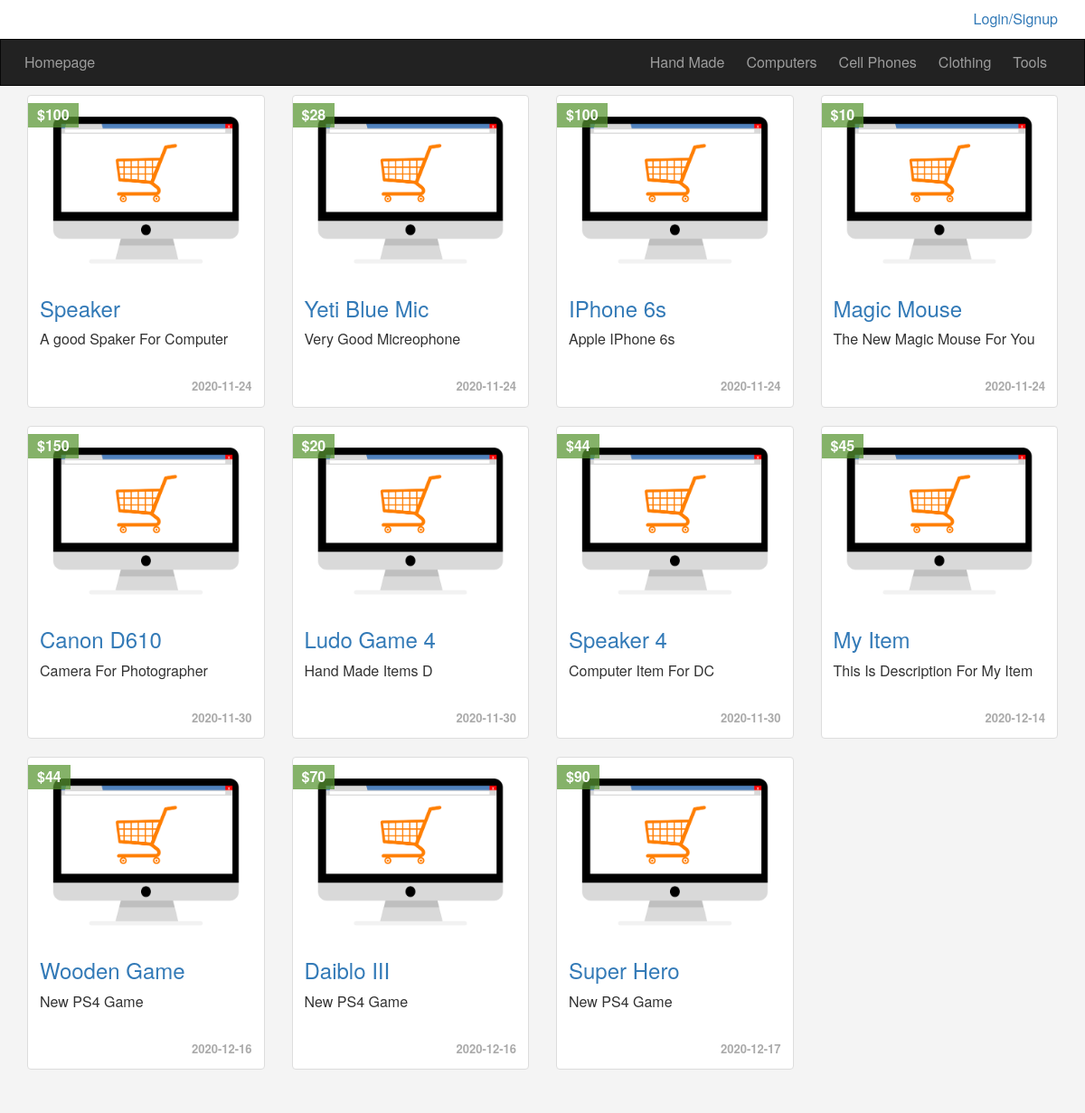
The page / on the database its author committed.
### tables this page shows
CREATE TABLE `categories` (
  `ID` int(6) NOT NULL,
  `Name` varchar(255) NOT NULL,
  `Description` text NOT NULL,
  `parent` int(11) NOT NULL,
  `Ordering` int(11) DEFAULT NULL,
  `Visibilty` tinyint(4) NOT NULL DEFAULT 0,
  `Allow_Comment` tinyint(4) NOT NULL DEFAULT 0,
  `Allow_Ads` tinyint(4) NOT NULL DEFAULT 0
);

CREATE TABLE `items` (
  `Item_ID` int(11) NOT NULL,
  `Name` varchar(255) NOT NULL,
  `Description` text NOT NULL,
  `Price` varchar(255) NOT NULL,
  `Add_Date` date NOT NULL,
  `Country_Made` varchar(255) NOT NULL,
  `Image` varchar(255) NOT NULL DEFAULT '0',
  `Status` varchar(255) NOT NULL,
  `Rating` smallint(6) NOT NULL DEFAULT 0,
  `Approve` tinyint(4) NOT NULL DEFAULT 0,
  `Cat_ID` int(11) NOT NULL,
  `Member_ID` int(11) NOT NULL,
  `tags` varchar(255) NOT NULL
);

### init.php (called while the page is built, shortened)
<?php
	include 'admin/connect.php';
	$tpl 	= "includes/templets/";
	$func   = "includes/functions/";
	$css    = "layout/css/";
	include $func .'function.php';
	include $tpl ."header.php";

### includes/functions/function.php (called while the page is built, shortened)
<?php
	function getAllFrom($faild, $table, $where = NULL, $and = NULL, $orderfaild, $ordering = 'ASC'){
		global $con;
		$getAll = $con->prepare("SELECT $faild FROM $table $where $and ORDER BY $orderfaild $ordering");
		$getAll->execute();
		$all = $getAll->fetchall();
		return $all;
	}

### index.php (the view, shortened to what this page needs)
<?php
	include "init.php";
?>
	<div class="container">
		<div class="row main-row">
			<?php
				$allItem = getAllFrom('*','items','where Approve = 1','','Item_ID','ASC');
				foreach ($allItem as $item) {
					echo "<div class='col-sm-6 col-md-3'>";
					   echo "<div class='thumbnail item-box'>";
					      echo "<span class='price'>$" . $item['Price']. "</span>";
					   	  echo "<img class='img-responsive' src='ecommerce.png' alt=''>";
					   	  echo "<div class='caption'>";
					   	  	 echo "<h3><a href='item.php?itemid=". $item['Item_ID'] ."'>".$item['Name']."</a></h3>";
					   	  	 echo "<p>" .$item['Description']."</p>";
					   	  	 echo "<div class='date'>" .$item['Add_Date']."</div>";
					   	  echo "</div>";
					   echo "</div>";
					echo "</div>";
				}
			?>
	   </div>
	</div>
<?php
	include $tpl ."footer.php";
?>

### includes/templets/header.php (shortened to what this page needs)
<!DOCTYPE html>
<html>
		<head>
			<link rel="stylesheet" href="<?php echo  $css ; ?>bootstrap.min.css">
			<link rel="stylesheet" href="<?php echo  $css ; ?>all.css">
			<link rel="stylesheet" href="<?php echo  $css ; ?>front.css">
		</head>
		<body>
			<div class="upper-bar">
				<div class="container">
					<?php
					if (isset($_SESSION['user'])) { ?>
						<img class=" my-img img-thumbnail" src='ecommerce.png' alt=''>
						<div class="btn-group my-info">
							<span class="btn dropdown-toggle" data-toggle="dropdown">
								<?php echo $sessionUser; ?>
								<span class="caret"></span>
						    </span>
							<ul class="dropdown-menu">
								<li><a href="profile.php">MY Profile</a></li>
								<li><a href="newad.php">New Item</a></li>
								<li><a href="profile.php#my-ads">My Items</a></li>
								<li><a href="logout.php">Logout</a></li>
							</ul>
						</div>
					<?php
					} else { ?>
						<a href="login.php">
						<span class="pull-right">Login/Signup</span>
					    </a>
					<?php } ?>
				</div>
			</div>
			<nav class="navbar navbar-inverse">
			  <div class="container">
			    <div class="navbar-header">
			      <a class="navbar-brand" href="index.php">Homepage</a>
			    </div>
			    <div class="collapse navbar-collapse" id="app">
			      <ul class="nav navbar-nav navbar-right">
			      	<?php
			   			$allCats = getAllFrom("*", "categories", "WHERE parent = 0", "", "ID", "ASC");
						foreach ($allCats as $cat) {
						echo '<li>
						         <a href="categories.php?pageid=' . $cat['ID'] .'">
						            '.$cat['Name'].'
						         </a>
						      </li>';
						}
					?>
			      </ul>
			    </div>
			  </div>
			</nav>

### layout/css/front.css (style rules this page uses)
body { background-color:#F4F4F4; font-size: 16px; height: 2000px }
.main-row { margin-top: 10px; }
.navbar { border-radius:0px; margin-bottom: 0px; }
.nav>li>a ,.navbar-brand { padding:15px 12px; }
.navbar-brand { font-size:1em; }
.upper-bar { padding: 10px; background-color: #fff; }
.item-box { position: relative; }
.item-box .price { background-color: #589632ba; padding: 2px 10px; position: absolute; left: 0; top: 8px; font-weight: bold; color: #fff; }
.item-box .caption p { height: 44px; max-height: 44px; }
.thumbnail .date { text-align: right; font-size: 13px; color: #AAA; font-weight: bold; }

### rows shown on the page
categories: Name "Hand Made"
categories: Name "Computers"
categories: Name "Cell Phones"
categories: Name "Clothing"
categories: Name "Tools"
items: Price "100", Name "Speaker", Description "A good Spaker For Computer", Add_Date "2020-11-24"
items: Price "28", Name "Yeti Blue Mic", Description "Very Good Micreophone", Add_Date "2020-11-24"
items: Price "100", Name "IPhone 6s", Description "Apple IPhone 6s", Add_Date "2020-11-24"
items: Price "10", Name "Magic Mouse", Description "The New Magic Mouse For You", Add_Date "2020-11-24"
items: Price "150", Name "Canon D610", Description "Camera For Photographer", Add_Date "2020-11-30"
items: Price "20", Name "Ludo Game 4", Description "Hand Made Items D", Add_Date "2020-11-30"
items: Price "44", Name "Speaker 4", Description "Computer Item For DC", Add_Date "2020-11-30"
items: Price "45", Name "My Item", Description "This Is Description For My Item", Add_Date "2020-12-14"
items: Price "44", Name "Wooden Game", Description "New PS4 Game", Add_Date "2020-12-16"
items: Price "70", Name "Daiblo III", Description "New PS4 Game", Add_Date "2020-12-16"
items: Price "90", Name "Super Hero", Description "New PS4 Game", Add_Date "2020-12-17"
